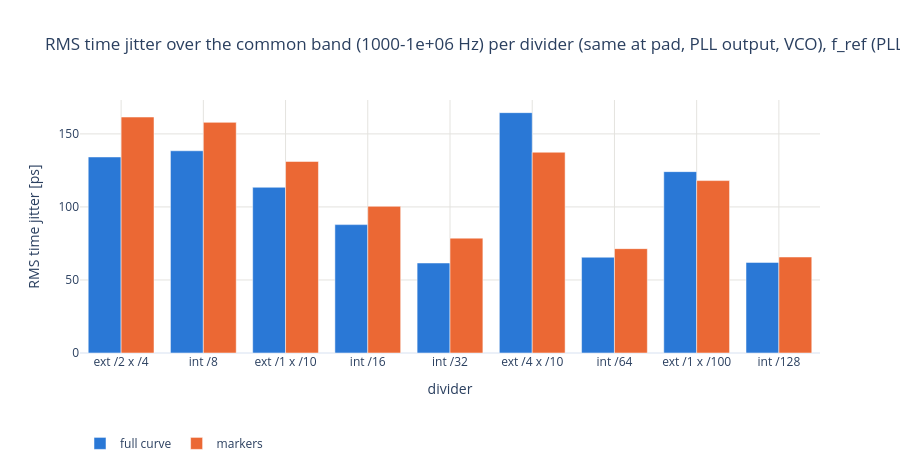

The notebook cell saved with this chart:
### Code cell
# RMS jitter over the common band per divider (markers and full curve): should be the same for every divider.
band = ok["common_band"].iloc[0] if len(ok) else ""
fig = go.Figure()
for col, name, color in (("time_jitter_trace_common_ps", "full curve", "#2a78d6"),
                         ("time_jitter_common_ps", "markers", "#eb6834")):
    fig.add_bar(x=ok["divider"], y=ok[col], name=name, marker_color=color,
                customdata=np.c_[ok["total_div"], ok["f_out"] / 1e6, ok["carrier_dbm"]],
                hovertemplate=(f"{name}: %{{y:.1f}} ps<br>%{{x}} (/%{{customdata[0]:.0f}}, %{{customdata[1]:g}} MHz, "
                               "carrier %{customdata[2]:.1f} dBm)<extra></extra>"))
fig.update_layout(title=f"RMS time jitter over the common band ({band} Hz) per divider (same at pad, PLL output, VCO), {REF_TXT}", template="plotly_white",
                  height=470, barmode="group", legend=dict(orientation="h", y=-0.3))
fig.update_xaxes(title="divider", categoryorder="array", categoryarray=list(ok["divider"]), gridcolor=GRID)
fig.update_yaxes(title="RMS time jitter [ps]", gridcolor=GRID, rangemode="tozero")
save(fig, "jitter_common")

### Figure 1 — Plotly figure (JSON) as saved in the notebook; plotly's stock layout.template omitted (floating-point values rounded to 4 significant figures)
{"data": [{"customdata": [[8.0, 125.0, -0.3358], [8.0, 125.0, -0.2961], [10.0, 100.0, 0.01878], [16.0, 62.5, 1.559], [32.0, 31.25, -1.622], [40.0, 25.0, -2.301], [64.0, 15.62, -3.043], [100.0, 10.0, -4.024], [128.0, 7.812, -4.552]], "hovertemplate": "full curve: %{y:.1f} ps<br>%{x} (/%{customdata[0]:.0f}, %{customdata[1]:g} MHz, carrier %{customdata[2]:.1f} dBm)<extra></extra>", "marker": {"color": "#2a78d6"}, "name": "full curve", "type": "bar", "x": ["ext /2 x /4", "int /8", "ext /1 x /10", "int /16", "int /32", "ext /4 x /10", "int /64", "ext /1 x /100", "int /128"], "y": [134.2, 138.4, 113.5, 87.89, 61.62, 164.5, 65.57, 124.2, 62.04]}, {"customdata": [[8.0, 125.0, -0.3358], [8.0, 125.0, -0.2961], [10.0, 100.0, 0.01878], [16.0, 62.5, 1.559], [32.0, 31.25, -1.622], [40.0, 25.0, -2.301], [64.0, 15.62, -3.043], [100.0, 10.0, -4.024], [128.0, 7.812, -4.552]], "hovertemplate": "markers: %{y:.1f} ps<br>%{x} (/%{customdata[0]:.0f}, %{customdata[1]:g} MHz, carrier %{customdata[2]:.1f} dBm)<extra></extra>", "marker": {"color": "#eb6834"}, "name": "markers", "type": "bar", "x": ["ext /2 x /4", "int /8", "ext /1 x /10", "int /16", "int /32", "ext /4 x /10", "int /64", "ext /1 x /100", "int /128"], "y": [161.5, 157.9, 131.1, 100.4, 78.64, 137.5, 71.45, 118.0, 65.72]}], "layout": {"barmode": "group", "height": 470, "legend": {"orientation": "h", "y": -0.3}, "title": {"text": "RMS time jitter over the common band (1000-1e+06 Hz) per divider (same at pad, PLL output, VCO), f_ref (PLL input) 7.812 MHz: reference spurs at k x f_ref"}, "xaxis": {"categoryarray": ["ext /2 x /4", "int /8", "ext /1 x /10", "int /16", "int /32", "ext /4 x /10", "int /64", "ext /1 x /100", "int /128"], "categoryorder": "array", "gridcolor": "#e4e3df", "title": {"text": "divider"}}, "yaxis": {"gridcolor": "#e4e3df", "rangemode": "tozero", "title": {"text": "RMS time jitter [ps]"}}}}
